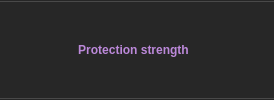
          <widget class="QWidget" name="NameContainer_4" native="true">
           <property name="sizePolicy">
            <sizepolicy hsizetype="Preferred" vsizetype="Minimum">
             <horstretch>0</horstretch>
             <verstretch>0</verstretch>
            </sizepolicy>
           </property>
           <layout class="QVBoxLayout" name="verticalLayout_20">
            <property name="spacing">
             <number>0</number>
            </property>
            <property name="leftMargin">
             <number>0</number>
            </property>
            <property name="topMargin">
             <number>0</number>
            </property>
            <property name="rightMargin">
             <number>0</number>
            </property>
            <property name="bottomMargin">
             <number>0</number>
            </property>
            <item>
             <widget class="QWidget" name="widget_32" native="true">
              <property name="minimumSize">
               <size>
                <width>0</width>
                <height>1</height>
               </size>
              </property>
              <property name="maximumSize">
               <size>
                <width>16777215</width>
                <height>1</height>
               </size>
              </property>
              <property name="styleSheet">
               <string notr="true">*{background-color:#262626}</string>
              </property>
             </widget>
            </item>
            <item>
             <widget class="QWidget" name="widget_33" native="true">
              <property name="minimumSize">
               <size>
                <width>0</width>
                <height>1</height>
               </size>
              </property>
              <property name="maximumSize">
               <size>
                <width>16777215</width>
                <height>1</height>
               </size>
              </property>
              <property name="styleSheet">
               <string notr="true">*{background-color:#494949}</string>
              </property>
             </widget>
            </item>
            <item>
             <layout class="QHBoxLayout" name="horizontalLayout_14">
              <property name="topMargin">
               <number>0</number>
              </property>
              <item>
               <widget class="QWidget" name="widget_21" native="true">
                <property name="minimumSize">
                 <size>
                  <width>0</width>
                  <height>0</height>
                 </size>
                </property>
                <property name="styleSheet">
                 <string notr="true">#widget_21{background-color:#272727;}</string>
                </property>
                <layout class="QHBoxLayout" name="horizontalLayout_20">
                 <property name="spacing">
                  <number>0</number>
                 </property>
                 <property name="leftMargin">
                  <number>0</number>
                 </property>
                 <property name="topMargin">
                  <number>0</number>
                 </property>
                 <property name="rightMargin">
                  <number>0</number>
                 </property>
                 <property name="bottomMargin">
                  <number>0</number>
                 </property>
                 <item>
                  <spacer name="horizontalSpacer_5">
                   <property name="orientation">
                    <enum>Qt::Horizontal</enum>
                   </property>
                   <property name="sizeHint" stdset="0">
                    <size>
                     <width>78</width>
                     <height>20</height>
                    </size>
                   </property>
                  </spacer>
                 </item>
                 <item>
                  <widget class="QLabel" name="ScriptProtectionLabel">
                   <property name="sizePolicy">
                    <sizepolicy hsizetype="Preferred" vsizetype="Preferred">
                     <horstretch>0</horstretch>
                     <verstretch>0</verstretch>
                    </sizepolicy>
                   </property>
                   <property name="font">
                    <font>
                     <weight>75</weight>
                     <italic>false</italic>
                     <bold>true</bold>
                     <underline>false</underline>
                    </font>
                   </property>
                   <property name="toolTip">
                    <string>&lt;html&gt;&lt;head/&gt;&lt;body&gt;&lt;p style='width:500px'&gt;BAS encrypts and decrypts script dynamically on user machine. Only those parts of the project, which are currently being executed stays unencrypted. This parameter sets how frequently protection will encrypt and decrypt code and thus how many CPU time will be used.&lt;/p&gt;&lt;/body&gt;&lt;/html&gt;
</string>
                   </property>
                   <property name="styleSheet">
                    <string notr="true">#ScriptProtectionLabel{color:#bc89da}</string>
                   </property>
                   <property name="text">
                    <string>Protection strength</string>
                   </property>
                   <property name="alignment">
                    <set>Qt::AlignCenter</set>
                   </property>
                   <property name="margin">
                    <number>9</number>
                   </property>
                  </widget>
                 </item>
                 <item>
                  <widget class="QLabel" name="label_15">
                   <property name="toolTip">
                    <string>&lt;html&gt;&lt;head/&gt;&lt;body&gt;&lt;p style='width:500px'&gt;BAS encrypts and decrypts script dynamically on user machine. Only those parts of the project, which are currently being executed stays unencrypted. This parameter sets how frequently protection will encrypt and decrypt code and thus how many CPU time will be used.&lt;/p&gt;&lt;/body&gt;&lt;/html&gt;
</string>
                   </property>
                   <property name="text">
                    <string/>
                   </property>
                  </widget>
                 </item>
                 <item>
                  <spacer name="horizontalSpacer_6">
                   <property name="orientation">
                    <enum>Qt::Horizontal</enum>
                   </property>
                   <property name="sizeHint" stdset="0">
                    <size>
                     <width>78</width>
                     <height>20</height>
                    </size>
                   </property>
                  </spacer>
                 </item>
                </layout>
               </widget>
              </item>
             </layout>
            </item>
            <item>
             <widget class="QWidget" name="widget_34" native="true">
              <property name="minimumSize">
               <size>
                <width>0</width>
                <height>1</height>
               </size>
              </property>
              <property name="maximumSize">
               <size>
                <width>16777215</width>
                <height>1</height>
               </size>
              </property>
              <property name="styleSheet">
               <string notr="true">*{background-color:#494949}</string>
              </property>
             </widget>
            </item>
            <item>
             <widget class="QWidget" name="widget_35" native="true">
              <property name="minimumSize">
               <size>
                <width>0</width>
                <height>1</height>
               </size>
              </property>
              <property name="maximumSize">
               <size>
                <width>16777215</width>
                <height>1</height>
               </size>
              </property>
              <property name="styleSheet">
               <string notr="true">*{background-color:#262626}</string>
              </property>
             </widget>
            </item>
           </layout>
          </widget>
